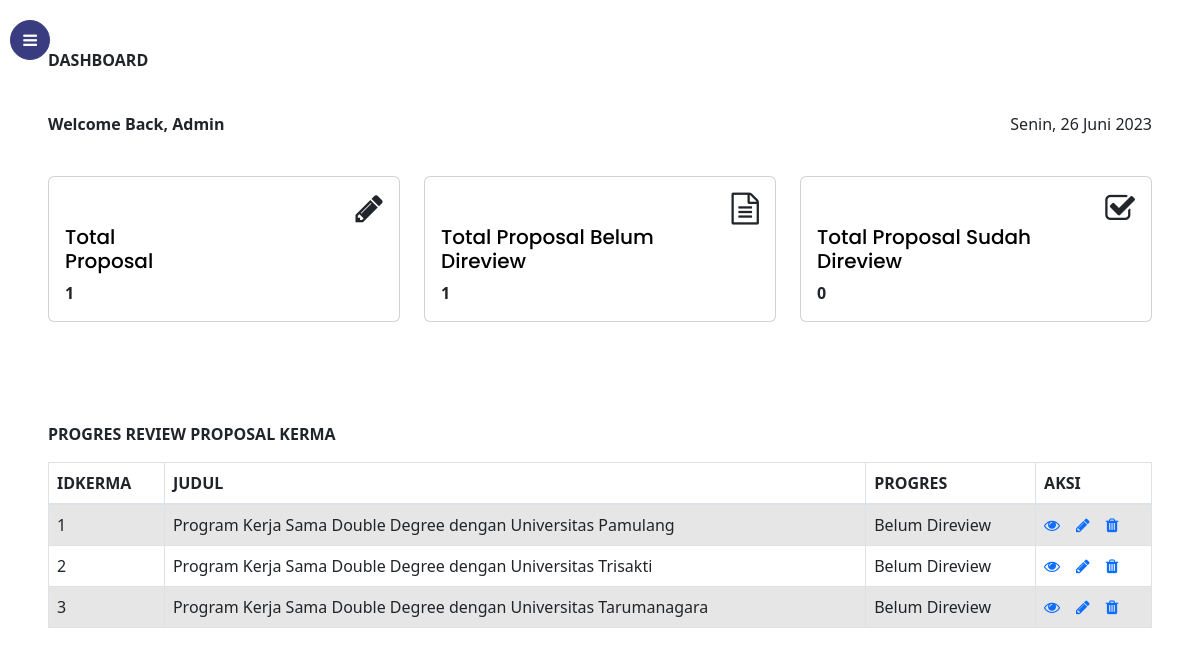
The page / on the database its author committed.
### tables this page shows
CREATE TABLE `dashboard` (
  `id` int(11) NOT NULL,
  `judul` text NOT NULL,
  `progres` varchar(255) NOT NULL
);

### index.php (the view, shortened to what this page needs)
<!doctype html>
<html lang="en">
  <head>
    	<link rel="stylesheet" href="https://maxcdn.bootstrapcdn.com/font-awesome/4.7.0/css/font-awesome.min.css">
		<link rel="stylesheet" href="css/style.css">
		<link rel="stylesheet" href="https://cdn.jsdelivr.net/npm/bootstrap@5.2.3/dist/css/bootstrap.min.css">  </head>
  <body>
<div class="wrapper d-flex align-items-stretch">
			<nav id="sidebar" class="active">
				<div class="custom-menu">
					<button type="button" id="sidebarCollapse" class="btn btn-primary">
	          <i class="fa fa-bars"></i>
	        </button>
        </div>
    	</nav>
    <div id="content" class="p-4 p-md-5 pt-5">
        <p style="text-align: left;"><b>DASHBOARD</b></p>
		<div>
			<br>
			<p><b>Welcome Back, Admin</b><span style="float: right;"><script>document.write(thisDay + ', ' + day + ' ' + months[month] + ' ' + year);</script></span></p>
			<br>
			<div class="row">
				<div class="col-sm-4 mb-3 mb-sm-0">
				  <div class="card">
					<div class="card-body">
						<div style="display: flex; justify-content: right;">
						<i class="fa fa-pencil fa-2x" aria-hidden="true"></i>
						</div>
					  <h5 style="margin-right: 180px;">Total Proposal</h5>
					  <p class="card-text"><b>1</b></p>
					</div>
				  </div>
				</div>
				<div class="col-sm-4">
				  <div class="card">
					<div class="card-body">
					<div style="display: flex; justify-content: right;">
						<i class="fa fa-file-text-o fa-2x" aria-hidden="true"></i>
					</div>
					  <h5 class="card-title" style="margin-right: 100px;">Total Proposal Belum Direview</h5>
					  <p class="card-text"><b>1</b></p>
					</div>
				  </div>
				</div>
				<div class="col-sm-4">
					<div class="card">
					  <div class="card-body">
						<div style="display: flex; justify-content: right;">
							<i class="fa fa-check-square-o fa-2x" aria-hidden="true"></i>
						</div>
						<h5 class="card-title" style="margin-right: 100px;">Total Proposal Sudah Direview</h5>
						<p class="card-text"><b>0</b></p>
					  </div>
					</div>
				  </div>
			  </div>
		</div>
		<div style="margin-top: 100px;">
			<p><b>PROGRES REVIEW PROPOSAL KERMA</b></p>
		</div>
		<?php
                    require_once "konek.php";
                    $sql = "SELECT * FROM dashboard";
                    if($result = mysqli_query($link, $sql)){
                        if(mysqli_num_rows($result) > 0){
                            echo '<table class="table table-bordered table-striped">';
                                echo "<thead>";
                                    echo "<tr>";
                                        echo "<th>IDKERMA</th>";
                                        echo "<th>JUDUL</th>";
                                        echo "<th>PROGRES</th>";
                                        echo "<th>AKSI</th>";
                                    echo "</tr>";
                                echo "</thead>";
                                echo "<tbody>";
                                while($row = mysqli_fetch_array($result)){
                                    echo "<tr>";
                                        echo "<td>" . $row['id'] . "</td>";
                                        echo "<td>" . $row['judul'] . "</td>";
                                        echo "<td>" . $row['progres'] . "</td>";
                                        echo "<td>";
                                            echo '<a href="lihat.php?id='. $row['id'] .'" class="mr-3" title="View Record" data-toggle="tooltip"><span class="fa fa-eye"></span></a>';
                                            echo '<a href="update.php?id='. $row['id'] .'" class="mr-3" title="Update Record" data-toggle="tooltip"><span class="fa fa-pencil"></span></a>';
                                            echo '<a href="hapus.php?id='. $row['id'] .'" title="Delete Record" data-toggle="tooltip"><span class="fa fa-trash"></span></a>';
                                        echo "</td>";
                                    echo "</tr>";
                                }
                                echo "</tbody>";
                            echo "</table>";
                        } else{
                            echo '<div class="alert alert-danger"><em>No records were found.</em></div>';
                        }
                    } else{
                        echo "Oops! Something went wrong. Please try again later.";
                    }
                    ?>
</body>
</html>

### rows shown on the page
dashboard: id "1", judul "Program Kerja Sama Double Degree dengan Universitas Pamulang", progres "Belum Direview"
dashboard: id "2", judul "Program Kerja Sama Double Degree dengan Universitas Trisakti", progres "Belum Direview"
dashboard: id "3", judul "Program Kerja Sama Double Degree dengan Universitas Tarumanagara", progres "Belum Direview"
